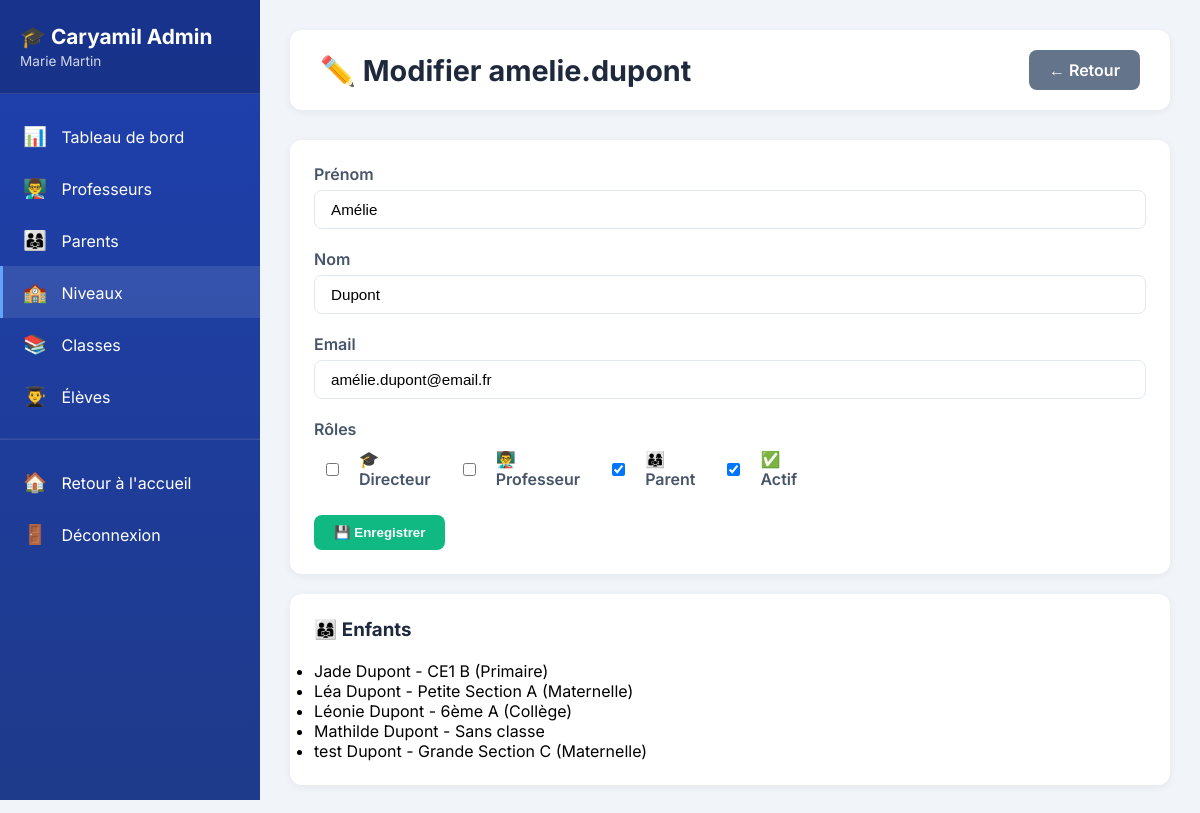
The app's page /niveaux/administration/utilisateur/8/ (signed in) with its own data.
### accounts/models.py (models this page shows, shortened)
class CustomUser(AbstractUser):
    is_parent = models.BooleanField(default=False, verbose_name="Est parent")
    is_teacher = models.BooleanField(default=False, verbose_name="Est professeur")
    is_director = models.BooleanField(default=False, verbose_name="Est directeur")

### school_core/models.py (models this page shows, shortened)
class Student(models.Model):
    first_name = models.CharField(max_length=50, verbose_name="Prénom")
    last_name = models.CharField(max_length=50, verbose_name="Nom")
    date_of_birth = models.DateField(null=True, blank=True, verbose_name="Date de naissance")
    classroom = models.ForeignKey(
        Classroom,
        on_delete=models.SET_NULL,
        null=True,
        blank=True,
        related_name='students'
    )
    parents = models.ManyToManyField(
        settings.AUTH_USER_MODEL,
        related_name='children',
        limit_choices_to={'is_parent': True},
        blank=True
    )
    photo = models.ImageField(upload_to='students/%Y/', blank=True, null=True)
    class Meta:
        verbose_name = "Élève"
        verbose_name_plural = "Élèves"
        ordering = ['last_name', 'first_name']

class Classroom(models.Model):
    level = models.ForeignKey(SchoolLevel, on_delete=models.CASCADE, related_name='classrooms')
    name = models.CharField(max_length=50)
    teacher = models.ForeignKey(
        settings.AUTH_USER_MODEL,
        on_delete=models.SET_NULL,
        null=True,
        blank=True,
        limit_choices_to={'is_teacher': True},
        related_name='taught_classes'
    )
    school_year = models.CharField(max_length=9, default='2025-2026')
    class Meta:
        verbose_name = "Classe"
        verbose_name_plural = "Classes"
        ordering = ['level', 'name']
    def __str__(self):
        return f"{self.name} ({self.level.name})"

class SchoolLevel(models.Model):
    name = models.CharField(max_length=50, unique=True)
    slug = models.SlugField(unique=True)
    description = models.TextField(blank=True)
    class Meta:
        verbose_name = "Niveau scolaire"
        verbose_name_plural = "Niveaux scolaires"
        ordering = ['id']

### interfaces/views_admin.py (the view, shortened to what this page needs)
# urls.py: path('administration/utilisateur/<int:user_id>/', views_admin.admin_user_edit, name='admin_user_edit'),
@login_required
def admin_user_edit(request, user_id):
    if not user_is_admin(request.user):
        messages.error(request, "Accès refusé.")
        return redirect('niveau_selector')
    user = get_object_or_404(User, id=user_id)
    context = {
        'edit_user': user,
        'classes': user.taught_classes.all() if user.is_teacher else None,
        'children': user.children.all() if user.is_parent else None,
    }
    return render(request, 'admin/user_edit.html', context)

### interfaces/views_admin.py (called while the page is built)
def user_is_admin(user):
    return user.is_superuser or user.is_director

### interfaces/templates/admin/user_edit.html (shortened to what this page needs)
{% extends 'admin/base.html' %}
{% block content %}
<div class="top-bar">
    <h1 class="page-title">✏️ Modifier {{ edit_user.username }}</h1>
    <a href="{% url 'admin_users_list' %}" class="btn btn-secondary">← Retour</a>
</div>
<div class="card">
    <form method="post">
        <div class="form-group">
            <label>Prénom</label>
            <input type="text" name="first_name" value="{{ edit_user.first_name }}">
        </div>
        <div class="form-group">
            <label>Nom</label>
            <input type="text" name="last_name" value="{{ edit_user.last_name }}">
        </div>
        <div class="form-group">
            <label>Email</label>
            <input type="email" name="email" value="{{ edit_user.email }}">
        </div>
        <div class="form-group">
            <label>Rôles</label>
            <div class="checkbox-group">
                <label><input type="checkbox" name="is_director" {% if edit_user.is_director %}checked{% endif %}> 🎓 Directeur</label>
                <label><input type="checkbox" name="is_teacher" {% if edit_user.is_teacher %}checked{% endif %}> 👨‍🏫 Professeur</label>
                <label><input type="checkbox" name="is_parent" {% if edit_user.is_parent %}checked{% endif %}> 👨‍👩‍👧 Parent</label>
                <label><input type="checkbox" name="is_active" {% if edit_user.is_active %}checked{% endif %}> ✅ Actif</label>
            </div>
        </div>
        <button type="submit" class="btn btn-success">💾 Enregistrer</button>
    </form>
</div>
{% if children %}
<div class="card">
    <h3>👨‍👩‍👧 Enfants</h3>
    <ul>
        {% for child in children %}
            <li>{{ child.first_name }} {{ child.last_name }} - {{ child.classroom|default:"Sans classe" }}</li>
        {% endfor %}
    </ul>
</div>
{% endif %}
{% endblock %}

### interfaces/templates/admin/base.html (shortened to what this page needs)
{% load static %}
<!DOCTYPE html>
<html lang="fr">
<head>
</head>
<body>
    <div class="admin-layout">
        <div class="sidebar">
            <div class="sidebar-header">
                <h2>🎓 Caryamil Admin</h2>
                <p>{{ user.get_full_name|default:user.username }}</p>
            </div>
            <nav class="sidebar-nav">
                <a href="{% url 'admin_dashboard' %}" class="nav-item {% if request.resolver_match.url_name == 'admin_dashboard' %}active{% endif %}">
                    <span>📊</span> Tableau de bord
                </a>
                <a href="{% url 'admin_teachers_list' %}" class="nav-item {% if 'professeur' in request.path %}active{% endif %}">
                    <span>👨‍🏫</span> Professeurs
                </a>
                <a href="{% url 'admin_parents_list' %}" class="nav-item {% if 'parent' in request.path %}active{% endif %}">
                    <span>👨‍👩‍👧</span> Parents
                </a>
                <a href="{% url 'admin_levels_list' %}" class="nav-item {% if 'niveau' in request.path %}active{% endif %}">
                    <span>🏫</span> Niveaux
                </a>
                <a href="{% url 'admin_classes_list' %}" class="nav-item {% if 'classe' in request.path %}active{% endif %}">
                    <span>📚</span> Classes
                </a>
                <a href="{% url 'admin_students_list' %}" class="nav-item {% if 'eleve' in request.path %}active{% endif %}">
                    <span>👨‍🎓</span> Élèves
                </a>
                <hr style="border-color: rgba(255,255,255,0.1); margin: 16px 0;">
                <a href="{% url 'niveau_selector' %}" class="nav-item">
                    <span>🏠</span> Retour à l'accueil
                </a>
                <a href="{% url 'logout' %}" class="nav-item">
                    <span>🚪</span> Déconnexion
                </a>
            </nav>
        </div>
        <div class="main-content">
            {% block content %}{% endblock %}
        </div>
    </div>
</body>
</html>

### interfaces/templates/admin/base.html (style rules this page uses)
* { margin: 0; padding: 0; box-sizing: border-box; }
body { font-family: 'Inter', sans-serif; background: #f1f5f9; min-height: 100vh; }
.admin-layout { display: flex; min-height: 100vh; }
.sidebar { width: 260px; background: linear-gradient(180deg, #1e40af 0%, #1e3a8a 100%); color: white; padding: 0; position: fixed; height: 100vh; overflow-y: auto; }
.sidebar-header { padding: 24px 20px; background: rgba(0,0,0,0.2); border-bottom: 1px solid rgba(255,255,255,0.1); }
.sidebar-header h2 { font-size: 1.3em; margin-bottom: 4px; }
.sidebar-header p { font-size: 0.85em; opacity: 0.8; }
.sidebar-nav { padding: 16px 0; }
.nav-item { display: block; padding: 14px 20px; color: white; text-decoration: none; transition: all 0.2s; border-left: 3px solid transparent; }
.nav-item:hover, .nav-item.active { background: rgba(255,255,255,0.1); border-left-color: #60a5fa; }
.nav-item span { margin-right: 10px; font-size: 1.2em; }
.main-content { margin-left: 260px; flex: 1; padding: 30px; }
.top-bar { background: white; padding: 20px 30px; border-radius: 12px; margin-bottom: 30px; display: flex; justify-content: space-between; align-items: center; box-shadow: 0 2px 8px rgba(0,0,0,0.06); }
.page-title { font-size: 1.8em; color: #1e293b; }
.btn { padding: 10px 20px; border: none; border-radius: 8px; font-weight: 600; cursor: pointer; text-decoration: none; display: inline-block; transition: all 0.2s; }
.btn-secondary { background: #64748b; color: white; }
.btn-success { background: #10b981; color: white; }
.card { background: white; padding: 24px; border-radius: 12px; box-shadow: 0 2px 8px rgba(0,0,0,0.06); margin-bottom: 20px; }
.card h3 { margin-bottom: 20px; color: #1e293b; }
.form-group { margin-bottom: 20px; }
.form-group label { display: block; margin-bottom: 6px; font-weight: 600; color: #475569; }
.form-group input, .form-group select, .form-group textarea { width: 100%; padding: 10px 16px; border: 1px solid #e2e8f0; border-radius: 8px; font-size: 0.95em; }
.checkbox-group { display: flex; gap: 20px; margin: 10px 0; }
.checkbox-group label { display: flex; align-items: center; gap: 8px; }

### records on screen
CustomUser: get_full_name "Marie Martin"
CustomUser: username "amelie.dupont", first_name "Amélie", last_name "Dupont", email "amélie.dupont@email.fr", is_parent "☑", is_active "☑"
Student: first_name "Jade", last_name "Dupont", classroom "CE1 B (Primaire)"
Student: first_name "Léa", last_name "Dupont", classroom "Petite Section A (Maternelle)"
Student: first_name "Léonie", last_name "Dupont", classroom "6ème A (Collège)"
Student: first_name "Mathilde", last_name "Dupont", classroom "Sans classe"
Student: first_name "test", last_name "Dupont", classroom "Grande Section C (Maternelle)"
